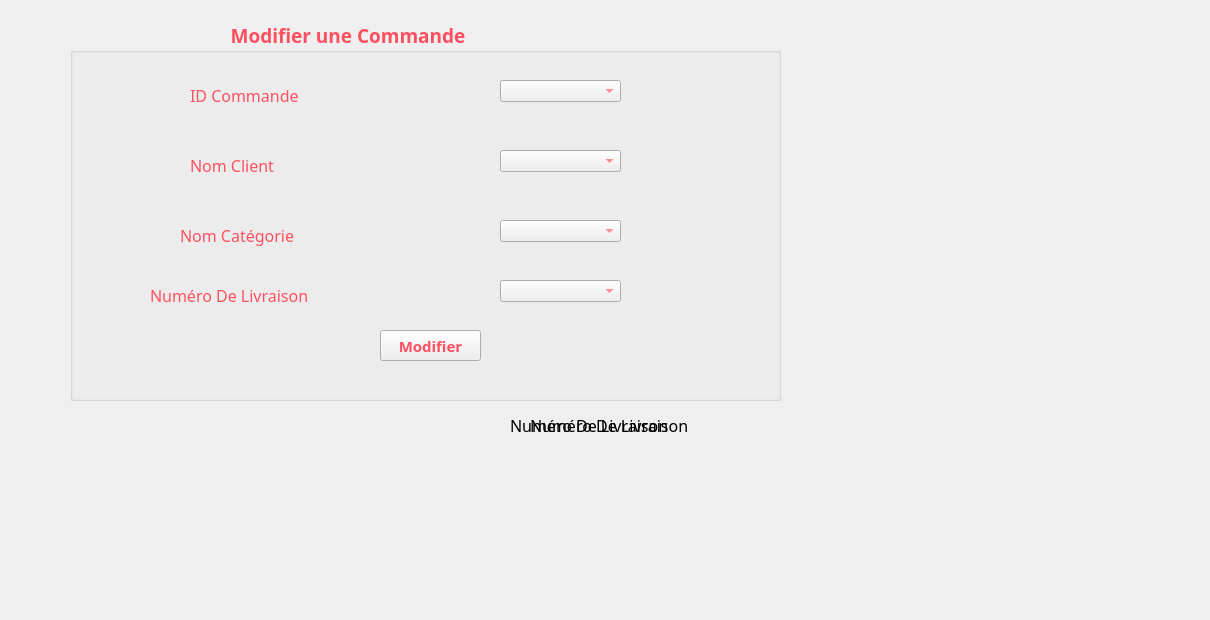
     <widget class="QWidget" name="tab_10">
      <attribute name="title">
       <string>Modifier</string>
      </attribute>
      <widget class="QGroupBox" name="groupBox_5">
       <property name="geometry">
        <rect>
         <x>70</x>
         <y>20</y>
         <width>711</width>
         <height>381</height>
        </rect>
       </property>
       <property name="font">
        <font>
         <family>Lucida Calligraphy</family>
         <pointsize>14</pointsize>
         <weight>75</weight>
         <bold>true</bold>
        </font>
       </property>
       <property name="styleSheet">
        <string notr="true">color: rgb(255, 80, 97);
</string>
       </property>
       <property name="title">
        <string>                                Modifier une Commande</string>
       </property>
       <widget class="QLabel" name="label_41">
        <property name="geometry">
         <rect>
          <x>120</x>
          <y>130</y>
          <width>171</width>
          <height>31</height>
         </rect>
        </property>
        <property name="font">
         <font>
          <family>Lucida Calligraphy</family>
          <pointsize>12</pointsize>
         </font>
        </property>
        <property name="text">
         <string>Nom Client</string>
        </property>
       </widget>
       <widget class="QLabel" name="label_47">
        <property name="geometry">
         <rect>
          <x>120</x>
          <y>60</y>
          <width>171</width>
          <height>31</height>
         </rect>
        </property>
        <property name="font">
         <font>
          <family>Lucida Calligraphy</family>
          <pointsize>12</pointsize>
         </font>
        </property>
        <property name="text">
         <string>ID Commande</string>
        </property>
       </widget>
       <widget class="QLabel" name="label_48">
        <property name="geometry">
         <rect>
          <x>110</x>
          <y>200</y>
          <width>171</width>
          <height>31</height>
         </rect>
        </property>
        <property name="font">
         <font>
          <family>Lucida Calligraphy</family>
          <pointsize>12</pointsize>
         </font>
        </property>
        <property name="text">
         <string>Nom Catégorie</string>
        </property>
       </widget>
       <widget class="QPushButton" name="pushButton_7">
        <property name="geometry">
         <rect>
          <x>310</x>
          <y>310</y>
          <width>101</width>
          <height>31</height>
         </rect>
        </property>
        <property name="font">
         <font>
          <family>Lucida Calligraphy</family>
          <pointsize>11</pointsize>
          <weight>75</weight>
          <bold>true</bold>
         </font>
        </property>
        <property name="styleSheet">
         <string notr="true">color: rgb(255, 80, 97);
background-image:rgb(255, 170, 255)</string>
        </property>
        <property name="text">
         <string>Modifier</string>
        </property>
       </widget>
       <widget class="QLabel" name="label_49">
        <property name="geometry">
         <rect>
          <x>80</x>
          <y>260</y>
          <width>171</width>
          <height>31</height>
         </rect>
        </property>
        <property name="font">
         <font>
          <family>Lucida Calligraphy</family>
          <pointsize>12</pointsize>
         </font>
        </property>
        <property name="text">
         <string>Numéro De Livraison</string>
        </property>
       </widget>
       <widget class="QComboBox" name="comboLiv_2">
        <property name="geometry">
         <rect>
          <x>430</x>
          <y>260</y>
          <width>121</width>
          <height>22</height>
         </rect>
        </property>
       </widget>
       <widget class="QComboBox" name="comboClient_2">
        <property name="geometry">
         <rect>
          <x>430</x>
          <y>130</y>
          <width>121</width>
          <height>22</height>
         </rect>
        </property>
       </widget>
       <widget class="QComboBox" name="comboCommande">
        <property name="geometry">
         <rect>
          <x>430</x>
          <y>60</y>
          <width>121</width>
          <height>22</height>
         </rect>
        </property>
       </widget>
       <widget class="QComboBox" name="comboCat2">
        <property name="geometry">
         <rect>
          <x>430</x>
          <y>200</y>
          <width>121</width>
          <height>22</height>
         </rect>
        </property>
       </widget>
      </widget>
      <widget class="QLabel" name="label_38">
       <property name="geometry">
        <rect>
         <x>530</x>
         <y>410</y>
         <width>201</width>
         <height>31</height>
        </rect>
       </property>
       <property name="font">
        <font>
         <family>Lucida Calligraphy</family>
         <pointsize>12</pointsize>
        </font>
       </property>
       <property name="text">
        <string>Numéro De Livraison</string>
       </property>
      </widget>
      <widget class="QLabel" name="label_39">
       <property name="geometry">
        <rect>
         <x>510</x>
         <y>410</y>
         <width>201</width>
         <height>31</height>
        </rect>
       </property>
       <property name="font">
        <font>
         <family>Lucida Calligraphy</family>
         <pointsize>12</pointsize>
        </font>
       </property>
       <property name="text">
        <string>Numéro De Livraison</string>
       </property>
      </widget>
      <widget class="QLabel" name="label_16">
       <property name="geometry">
        <rect>
         <x>-80</x>
         <y>-80</y>
         <width>1201</width>
         <height>611</height>
        </rect>
       </property>
       <property name="styleSheet">
        <string notr="true">background-image:url(:/Alinka-Shemeluyk_Sweets_YkxmSWdYdw.jpg)</string>
       </property>
       <property name="text">
        <string/>
       </property>
       <property name="pixmap">
        <pixmap>../../../../../../../../../../resources/Cupcake_Roses_Pearl_Cake_Pink_color_514470_1280x853.jpg</pixmap>
       </property>
      </widget>
      <widget class="QLabel" name="label_32">
       <property name="geometry">
        <rect>
         <x>10</x>
         <y>0</y>
         <width>931</width>
         <height>511</height>
        </rect>
       </property>
       <property name="text">
        <string/>
       </property>
       <property name="pixmap">
        <pixmap>../../Pictures/i/Alinka-Shemeluyk_Sweets_YkxmSWdYdw.jpg</pixmap>
       </property>
      </widget>
      <zorder>label_32</zorder>
      <zorder>label_16</zorder>
      <zorder>label_38</zorder>
      <zorder>label_39</zorder>
      <zorder>groupBox_5</zorder>
     </widget>
